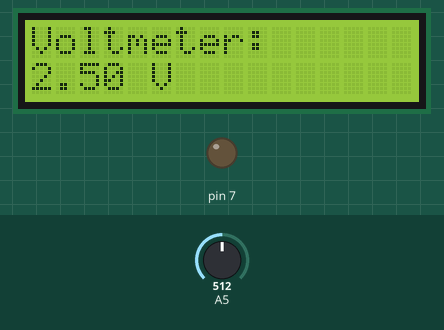
This sketch was run on a simulated Arduino Uno, built with avr-gcc and run on an emulated ATmega328P. Parts: 16×2 character LCD, output pins drawn as LEDs (lit = HIGH). The test bench sets the inputs (shaded band); at power-on: A5 = 512. What the sketch prints to the serial monitor is not drawn.

Above: at 1.2 s.
1.3 s: A5 set to 528
At 2.0 s:
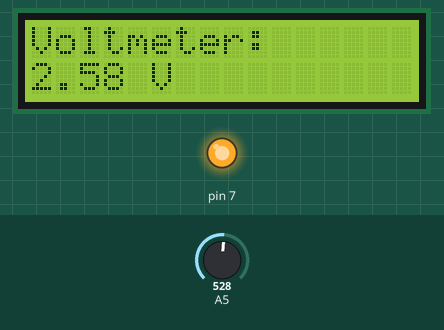
3.0 s: A5 set to 716
At 3.6 s:
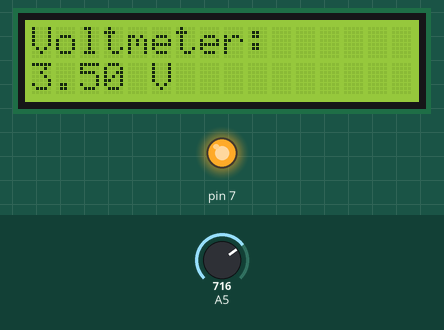
4.6 s: A5 set to 900
At 5.2 s:
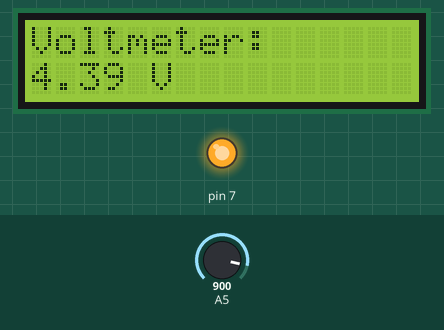
6.2 s: A5 set to 511
At 7.6 s:
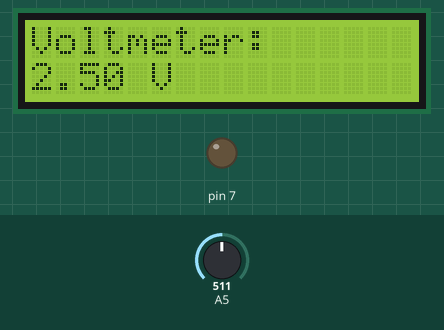
Timing chart, 0 to 8.7 s (numbered marks = the images above; inputs shaded):
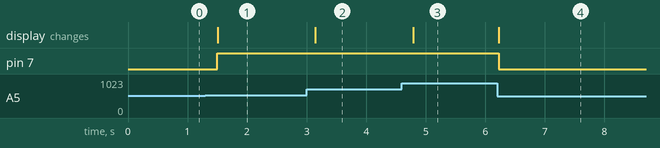

The sketch:

simple_voltmeter.ino
```cpp
#include <Stepper.h>

#include <LiquidCrystal.h>
LiquidCrystal lcd(12, 11, 5, 4, 3, 2);

int odczytanaWartosc = 0;
float napiecie = 0;

void setup() {
  lcd.begin(16, 2);
  Serial.begin(9600);
  pinMode(7, OUTPUT);

}

void loop() {
  odczytanaWartosc = analogRead(A5);
  napiecie = odczytanaWartosc * (5.0/1024.0);
  Serial.println(napiecie);

  if (napiecie > 2.5) {
    digitalWrite(7, HIGH);
  } else {
    digitalWrite(7, LOW);
  }

  lcd.setCursor(0,0);
  lcd.clear();
  lcd.print("Voltmeter:");

  lcd.setCursor(0,1);
  lcd.print(napiecie);
  lcd.print(" V");
  delay(200);
}
```

Measured:
- the behaviour switches between 512 and 513 on A5 (found by bisection; images 0 and 1)
- after the input at 1.3 s, pin 7: LOW → HIGH after 0.20 s; the display: changes after 0.21 s (image 1)
- after the input at 3.0 s, the display: changes after 0.15 s (image 2)
- after the input at 4.6 s, the display: changes after 0.19 s (image 3)
- after the input at 6.2 s, pin 7: HIGH → LOW at once; the display: changes at once (image 4)
